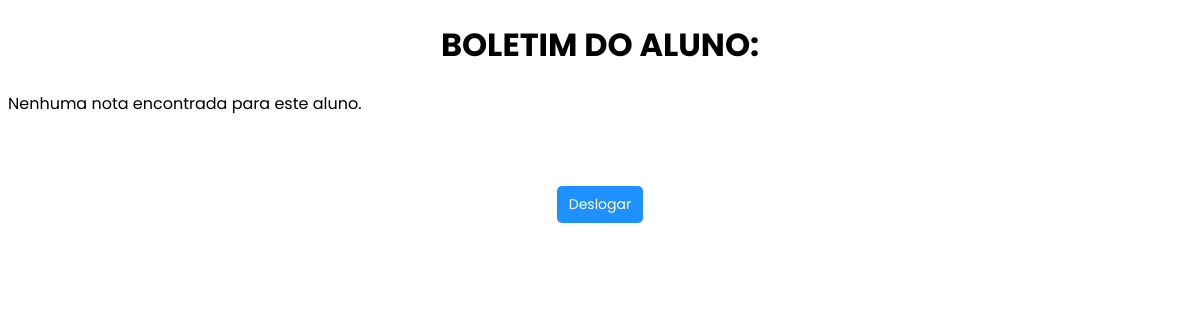
Before: /aluno.php (signed in) with the older database file.
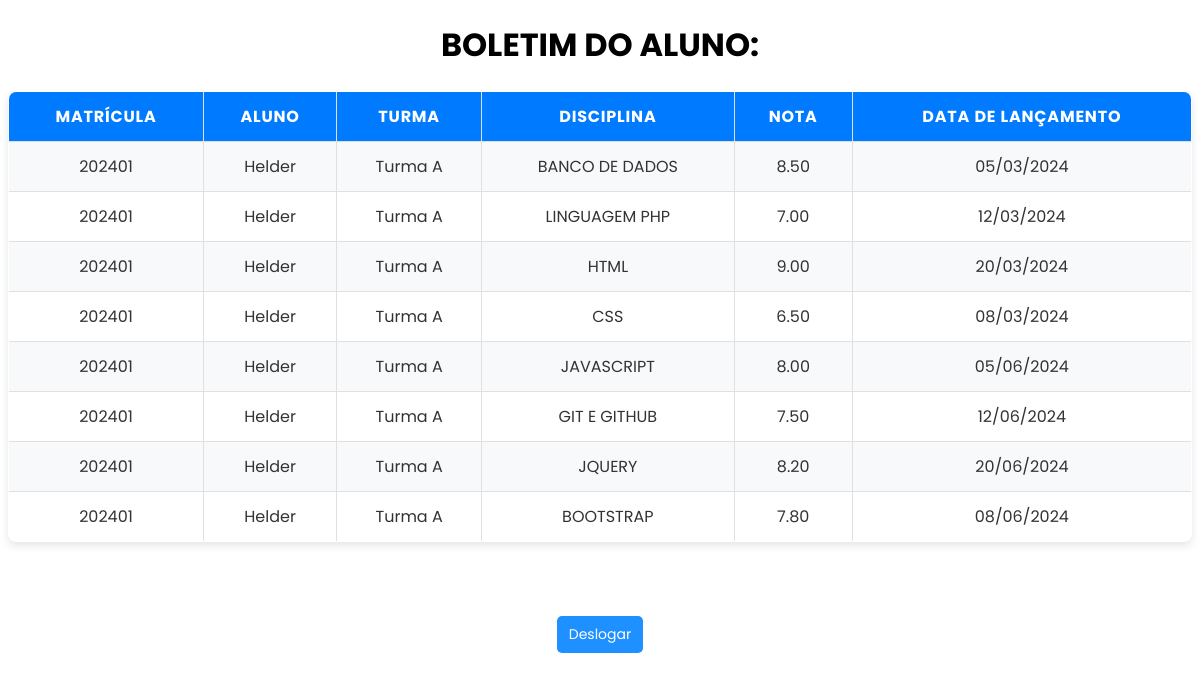
After: the same page with the newer database file.
### tables this page shows
CREATE TABLE notas (
  id INT NOT NULL AUTO_INCREMENT,
  nota DECIMAL(5,2) NOT NULL,
  dataL DATE NOT NULL,
  fk_aluno INT NOT NULL,
  fk_prof INT NOT NULL,
  fk_disc INT NOT NULL,
  PRIMARY KEY (id),
  FOREIGN KEY (fk_aluno) REFERENCES alunos (id) ON DELETE CASCADE,
  FOREIGN KEY (fk_prof) REFERENCES professores (id) ON DELETE CASCADE,
  FOREIGN KEY (fk_disc) REFERENCES disciplinas (id) ON DELETE CASCADE
);

CREATE TABLE alunos (
  id INT NOT NULL AUTO_INCREMENT,
  matricula INT NOT NULL UNIQUE,
  fk_user INT NOT NULL,
  PRIMARY KEY (id),
  FOREIGN KEY (fk_user) REFERENCES usuarios (id) ON DELETE CASCADE
);

CREATE TABLE usuarios (
  id INT NOT NULL AUTO_INCREMENT,
  nome VARCHAR(40) NOT NULL,
  email VARCHAR(50) UNIQUE NOT NULL,
  idade INT NOT NULL,
  cpf VARCHAR(14) UNIQUE NOT NULL,
  senha VARCHAR(255) NOT NULL,
  tipo ENUM('Professor','Aluno', "Administrador") NOT NULL,
  PRIMARY KEY (id)
);

CREATE TABLE turmas (
  id INT NOT NULL AUTO_INCREMENT,
  nome VARCHAR(50) NOT NULL,
  PRIMARY KEY (id)
);

CREATE TABLE disciplinas (
  id INT NOT NULL AUTO_INCREMENT,
  nome VARCHAR(30) NOT NULL,
  PRIMARY KEY (id)
  );

### aluno.php (the view, shortened to what this page needs)
<?php
if (!isset($_SESSION['aluno_id'])) {
    header("Location: index.html");
    exit;
}
else{
$alunoId = ($_SESSION['aluno_id']);
}
?>
<!DOCTYPE html>
<html lang="pt-br">
<head>
    <link rel="stylesheet" href="Style/aluno.css">
</head>
<body>
    <h1>BOLETIM DO ALUNO:</h1>
    <div>
        <?php
        include("conexao.php");
        $sql = "SELECT
                    a.matricula,
                    u.nome AS aluno,
                    t.nome AS turma,
                    d.nome AS disciplina,
                    n.nota,
                    DATE_FORMAT(n.dataL, '%d/%m/%Y') AS data_formatada
                FROM
                    notas n
                INNER JOIN alunos a ON n.fk_aluno = a.id
                INNER JOIN usuarios u ON a.fk_user = u.id
                INNER JOIN disciplinas d ON n.fk_disc = d.id
                LEFT JOIN turma_alunos ta ON a.id = ta.fk_aluno
                LEFT JOIN turmas t ON ta.fk_turma = t.id
                WHERE
                    u.id = $alunoId";
        $consulta = mysqli_query($connection, $sql);
        if ($consulta && mysqli_num_rows($consulta) > 0) {
            echo "<table class='tabela-boletim' border='1'>";
            echo "<tr>
                    <th>Matrícula</th>
                    <th>Aluno</th>
                    <th>Turma</th>
                    <th>Disciplina</th>
                    <th>Nota</th>
                    <th>Data de Lançamento</th>
                  </tr>";
            while ($row = mysqli_fetch_assoc($consulta)) {
                echo "<tr>";
                echo "<td>" . htmlspecialchars($row['matricula']) . "</td>";
                echo "<td>" . htmlspecialchars($row['aluno']) . "</td>";
                echo "<td>" . htmlspecialchars($row['turma']) . "</td>";
                echo "<td>" . htmlspecialchars($row['disciplina']) . "</td>";
                echo "<td>" . htmlspecialchars($row['nota']) . "</td>";
                echo "<td>" . htmlspecialchars($row['data_formatada']) . "</td>";
                echo "</tr>";
            }
            echo "</table>";
        } else {
            echo "<p>Nenhuma nota encontrada para este aluno.</p>";
        }
        ?>
    </div>
    <br><br>
    <form class="deslogar" action="index.html" method="post">
        <button class="botao" type="submit">Deslogar</button>
    </form>
</body>
</html>

### Style/aluno.css (style rules this page uses)
* { font-family: "poppins", sans-serif; }
.tabela-boletim { width: 100%; border-collapse: collapse; margin: 20px 0; font-size: 16px; text-align: left; background-color: #ffffff; box-shadow: 0 4px 8px rgba(0, 0, 0, 0.1); border-radius: 8px; overflow: hidden; }
.tabela-boletim th, .tabela-boletim td { border: 1px solid #e0e0e0; padding: 12px 15px; }
.tabela-boletim th { background-color: #007bff; color: #ffffff; font-weight: bold; text-align: center; text-transform: uppercase; letter-spacing: 0.05em; }
.tabela-boletim tr:nth-child(even) { background-color: #f8f9fa; }
.tabela-boletim tr:nth-child(odd) { background-color: #ffffff; }
.tabela-boletim td { text-align: center; color: #333333; }
button { background-color: dodgerblue; color: white; border: none; padding: 8px 12px; font-size: 14px; margin: 4px 2px; cursor: pointer; border-radius: 5px; }
H1 { text-align: center; }
.deslogar { display: flex; justify-content: center; align-items: center; }

Changed rows visible on the page:
added notas: fk_aluno.matricula "202401", usuarios.nome "Helder", turmas.nome "Turma A", fk_disc.nome "BANCO DE DADOS", nota "8.50", data_formatada "05/03/2024"
added notas: fk_aluno.matricula "202401", usuarios.nome "Helder", turmas.nome "Turma A", fk_disc.nome "LINGUAGEM PHP", nota "7.00", data_formatada "12/03/2024"
added notas: fk_aluno.matricula "202401", usuarios.nome "Helder", turmas.nome "Turma A", fk_disc.nome "HTML", nota "9.00", data_formatada "20/03/2024"
added notas: fk_aluno.matricula "202401", usuarios.nome "Helder", turmas.nome "Turma A", fk_disc.nome "CSS", nota "6.50", data_formatada "08/03/2024"
added notas: fk_aluno.matricula "202401", usuarios.nome "Helder", turmas.nome "Turma A", fk_disc.nome "JAVASCRIPT", nota "8.00", data_formatada "05/06/2024"
added notas: fk_aluno.matricula "202401", usuarios.nome "Helder", turmas.nome "Turma A", fk_disc.nome "GIT E GITHUB", nota "7.50", data_formatada "12/06/2024"
added notas: fk_aluno.matricula "202401", usuarios.nome "Helder", turmas.nome "Turma A", fk_disc.nome "JQUERY", nota "8.20", data_formatada "20/06/2024"
added notas: fk_aluno.matricula "202401", usuarios.nome "Helder", turmas.nome "Turma A", fk_disc.nome "BOOTSTRAP", nota "7.80", data_formatada "08/06/2024"
Other visible differences:
text no longer shown: "Nenhuma nota encontrada para este aluno."
text now shown: "MATRÍCULA ALUNO TURMA DISCIPLINA NOTA DATA DE LANÇAMENTO"
